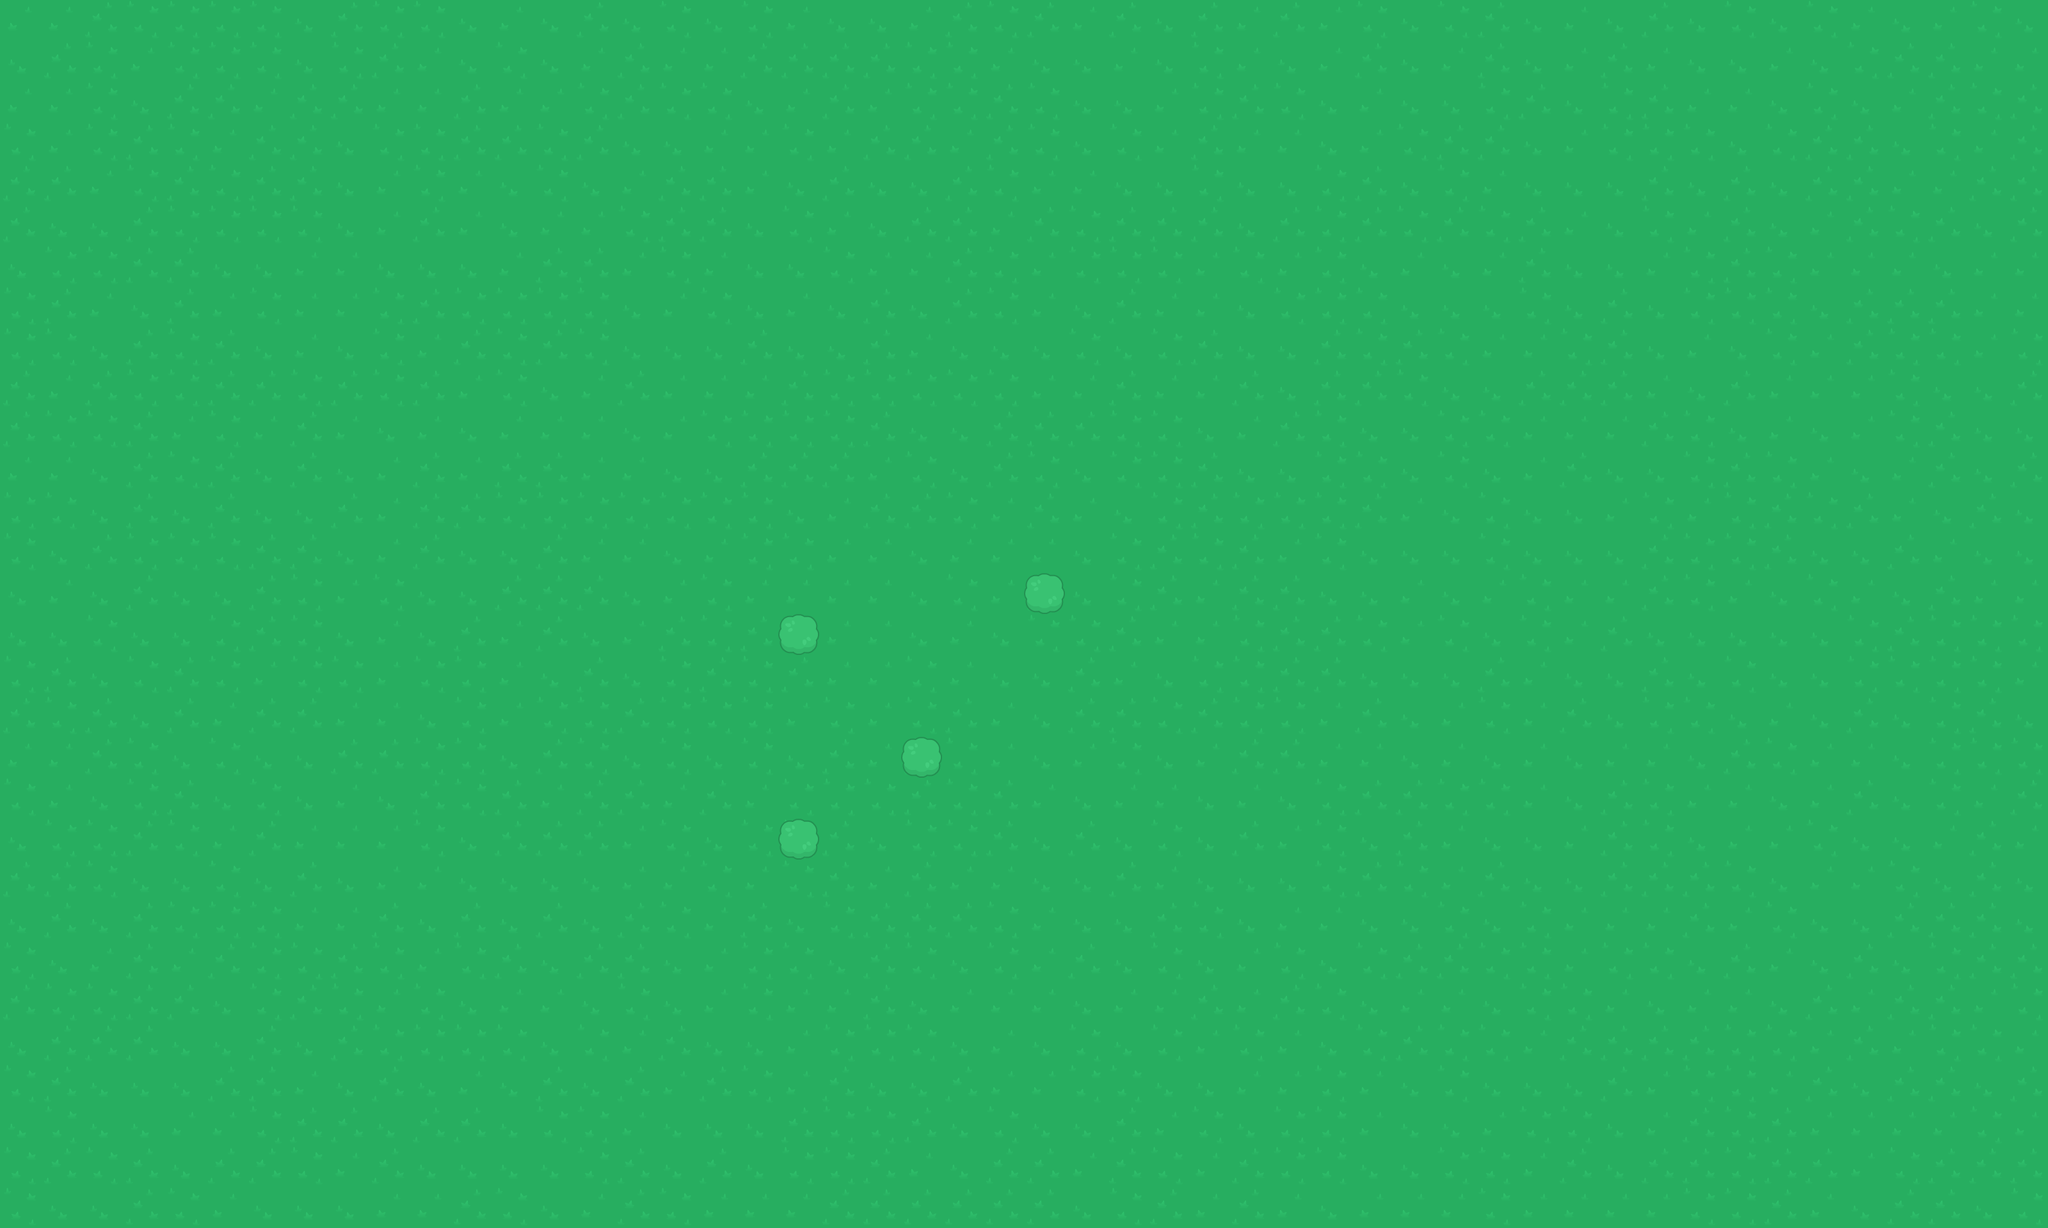

A level layout from a 2D game, rendered from its tile map. Below: a short description, then the map file with its tile-grid data intact:
An orthogonal 50x30 tile map with 64x64 px tiles, 2 tile layers (Ground, Trees).

<map version="1.8" tiledversion="1.8.2" orientation="orthogonal" renderorder="right-down" width="50" height="30" tilewidth="64" tileheight="64" infinite="0" nextlayerid="3" nextobjectid="1">
 <tileset firstgid="1" source="../img/kenney.tsx" />
 <layer id="1" name="Ground" width="50" height="30">
  <data encoding="csv">
3,3,1,2,2,2,2,4,1,2,2,4,3,4,1,4,2,4,2,3,4,4,3,1,2,1,3,1,4,1,3,1,3,2,4,2,1,4,3,4,1,4,2,4,2,3,4,3,2,4,
4,1,2,3,2,2,2,4,2,1,3,4,2,4,3,1,3,3,1,1,1,1,2,2,3,4,4,3,4,2,3,4,3,1,4,3,1,4,3,1,3,4,4,3,4,2,1,1,3,3,
3,3,2,4,1,1,3,1,1,3,3,1,3,3,2,1,2,2,4,3,1,3,2,2,1,2,4,4,3,2,1,2,4,3,4,4,2,1,4,2,1,3,3,4,2,4,3,1,2,1,
2,3,2,1,2,3,1,1,4,2,2,1,1,2,1,4,4,3,3,2,3,1,1,3,1,2,4,2,3,1,3,3,4,3,2,1,1,4,3,2,2,2,4,2,1,1,4,2,3,1,
1,1,3,2,1,2,1,1,4,3,2,3,4,2,4,3,1,1,3,4,1,4,4,1,2,3,3,4,4,2,4,4,2,1,4,2,3,4,4,4,1,4,1,4,1,1,3,3,1,1,
1,4,4,1,2,2,2,2,4,3,1,3,4,3,3,2,1,1,4,2,3,4,1,1,3,1,2,1,1,1,4,1,2,1,2,1,2,1,3,4,2,3,1,4,3,1,2,1,4,1,
4,2,2,1,1,4,4,3,3,4,4,4,3,1,1,3,2,3,4,4,2,3,3,1,2,3,2,2,2,3,2,3,2,4,3,4,3,1,4,4,3,2,1,2,3,3,3,4,3,3,
2,1,3,4,1,3,2,3,3,2,1,2,2,2,2,4,3,2,4,3,4,1,4,1,2,3,4,1,3,3,4,2,2,2,4,4,4,2,4,1,4,2,2,2,4,1,1,1,3,3,
2,2,4,1,2,1,4,3,4,2,3,1,2,1,2,4,4,4,1,4,4,1,3,4,4,4,2,4,2,1,4,4,1,2,1,2,3,3,2,1,4,3,4,2,3,1,2,2,3,2,
1,3,1,2,2,1,1,2,1,2,1,3,2,4,3,1,3,3,3,1,2,2,2,2,2,3,3,1,3,3,1,4,1,1,2,4,4,1,1,1,3,4,1,3,3,3,2,4,4,1,
1,2,2,1,3,2,3,1,3,4,3,4,3,3,3,4,3,2,2,2,2,1,4,4,1,1,1,2,2,4,3,1,2,4,4,2,2,3,3,3,1,2,4,3,4,3,2,1,4,4,
3,3,4,1,2,1,4,1,4,3,1,3,1,1,3,3,4,4,1,1,1,3,2,4,1,2,4,2,2,1,4,4,2,2,4,2,4,3,1,4,4,2,1,2,3,4,3,1,4,1,
2,2,4,1,4,1,4,4,1,3,1,1,2,2,2,2,2,2,2,4,3,1,1,2,3,1,3,4,2,1,2,2,2,1,3,4,2,4,4,3,2,3,2,1,2,1,3,4,1,4,
2,4,1,2,2,2,1,1,4,3,1,4,4,1,3,3,4,3,2,2,3,3,4,3,3,3,4,2,1,2,1,3,2,4,4,4,2,4,4,4,1,2,2,1,4,4,1,3,4,4,
4,3,4,1,4,4,1,2,3,2,4,4,1,1,1,4,3,2,3,3,3,3,4,2,3,1,4,2,1,3,1,1,4,4,3,4,3,2,3,3,1,2,3,4,2,3,4,1,3,3,
4,4,2,4,4,2,1,2,4,3,4,1,3,1,4,3,1,2,1,4,3,3,4,3,4,2,2,1,3,3,2,1,1,2,3,2,4,2,3,1,4,4,4,4,4,2,1,2,2,2,
2,1,4,2,1,2,3,2,2,3,2,2,3,4,1,4,2,1,2,1,3,3,2,3,4,4,1,3,4,2,2,1,1,4,4,4,1,3,4,4,1,4,2,4,4,2,2,2,2,3,
1,2,1,4,1,3,1,1,3,3,4,2,3,2,2,1,2,2,2,3,2,3,2,1,3,4,1,1,2,1,2,2,3,1,4,3,2,3,1,4,2,2,4,3,4,1,4,2,1,4,
3,3,1,2,4,2,4,4,1,1,2,2,4,1,2,4,2,4,2,4,1,3,1,2,3,4,3,2,4,3,1,1,3,3,4,3,4,3,4,3,3,4,1,2,3,3,4,2,2,2,
2,3,4,2,1,4,2,4,3,4,1,2,1,3,1,1,3,1,3,2,2,2,1,2,1,3,4,3,3,4,3,4,2,1,1,2,2,3,4,1,2,3,3,4,3,1,4,2,3,1,
4,2,2,1,2,3,1,3,3,3,2,4,1,1,1,3,2,4,2,2,1,4,2,2,1,4,1,4,2,4,1,3,2,4,1,3,4,4,3,1,2,4,3,3,2,4,4,3,1,3,
1,1,2,4,4,2,4,1,4,3,3,4,4,4,4,3,3,2,3,2,1,3,1,3,3,4,4,1,3,4,4,4,2,1,2,3,1,4,4,1,1,1,2,4,3,3,2,4,1,4,
4,1,4,1,2,2,2,3,3,1,4,1,4,1,4,1,2,3,1,4,2,1,1,1,2,3,4,4,1,2,4,3,3,4,4,2,4,2,3,3,3,1,3,2,4,4,1,1,1,4,
2,4,3,1,3,1,2,2,1,2,3,2,1,4,1,1,4,3,2,2,4,1,2,4,2,3,1,4,2,4,3,2,4,2,1,1,2,2,3,2,2,4,1,3,4,1,4,2,1,1,
1,2,2,1,1,4,2,1,2,3,2,4,3,3,4,2,4,3,2,3,3,1,4,3,3,3,4,3,3,1,3,1,2,4,3,3,4,2,2,3,4,3,3,4,1,3,1,1,3,2,
4,1,1,1,4,4,1,4,1,2,2,2,2,4,2,3,1,4,4,3,2,2,2,4,3,4,2,4,2,3,2,3,4,2,1,2,2,3,1,1,1,1,2,2,3,1,3,2,2,3,
2,1,4,4,4,1,1,3,4,1,4,3,4,1,4,1,3,1,2,3,1,4,4,1,3,3,2,2,4,4,3,3,2,3,4,2,4,4,4,1,3,2,2,3,1,4,1,1,4,1,
4,2,4,4,3,3,2,1,1,4,1,1,4,2,2,3,4,4,4,1,2,2,1,4,2,4,4,1,3,2,4,2,2,3,4,4,3,2,2,4,3,1,2,1,3,3,3,3,2,3,
2,1,2,1,4,1,1,2,3,1,4,4,4,4,2,1,4,1,4,2,2,1,3,4,1,1,3,1,2,3,1,2,2,4,4,2,2,3,1,4,1,1,2,1,1,3,2,1,1,1,
2,4,4,1,2,3,4,4,4,3,3,1,2,4,3,1,2,3,3,3,1,1,1,1,1,1,4,2,1,3,1,3,4,3,3,3,2,3,3,3,3,2,2,1,3,4,1,1,4,2
</data>
 </layer>
 <layer id="2" name="Trees" width="50" height="30">
  <data encoding="csv">
0,0,0,0,0,0,0,0,0,0,0,0,0,0,0,0,0,0,0,0,0,0,0,0,0,0,0,0,0,0,0,0,0,0,0,0,0,0,0,0,0,0,0,0,0,0,0,0,0,0,
0,0,0,0,0,0,0,0,0,0,0,0,0,0,0,0,0,0,0,0,0,0,0,0,0,0,0,0,0,0,0,0,0,0,0,0,0,0,0,0,0,0,0,0,0,0,0,0,0,0,
0,0,0,0,0,0,0,0,0,0,0,0,0,0,0,0,0,0,0,0,0,0,0,0,0,0,0,0,0,0,0,0,0,0,0,0,0,0,0,0,0,0,0,0,0,0,0,0,0,0,
0,0,0,0,0,0,0,0,0,0,0,0,0,0,0,0,0,0,0,0,0,0,0,0,0,0,0,0,0,0,0,0,0,0,0,0,0,0,0,0,0,0,0,0,0,0,0,0,0,0,
0,0,0,0,0,0,0,0,0,0,0,0,0,0,0,0,0,0,0,0,0,0,0,0,0,0,0,0,0,0,0,0,0,0,0,0,0,0,0,0,0,0,0,0,0,0,0,0,0,0,
0,0,0,0,0,0,0,0,0,0,0,0,0,0,0,0,0,0,0,0,0,0,0,0,0,0,0,0,0,0,0,0,0,0,0,0,0,0,0,0,0,0,0,0,0,0,0,0,0,0,
0,0,0,0,0,0,0,0,0,0,0,0,0,0,0,0,0,0,0,0,0,0,0,0,0,0,0,0,0,0,0,0,0,0,0,0,0,0,0,0,0,0,0,0,0,0,0,0,0,0,
0,0,0,0,0,0,0,0,0,0,0,0,0,0,0,0,0,0,0,0,0,0,0,0,0,0,0,0,0,0,0,0,0,0,0,0,0,0,0,0,0,0,0,0,0,0,0,0,0,0,
0,0,0,0,0,0,0,0,0,0,0,0,0,0,0,0,0,0,0,0,0,0,0,0,0,0,0,0,0,0,0,0,0,0,0,0,0,0,0,0,0,0,0,0,0,0,0,0,0,0,
0,0,0,0,0,0,0,0,0,0,0,0,0,0,0,0,0,0,0,0,0,0,0,0,0,0,0,0,0,0,0,0,0,0,0,0,0,0,0,0,0,0,0,0,0,0,0,0,0,0,
0,0,0,0,0,0,0,0,0,0,0,0,0,0,0,0,0,0,0,0,0,0,0,0,0,0,0,0,0,0,0,0,0,0,0,0,0,0,0,0,0,0,0,0,0,0,0,0,0,0,
0,0,0,0,0,0,0,0,0,0,0,0,0,0,0,0,0,0,0,0,0,0,0,0,0,0,0,0,0,0,0,0,0,0,0,0,0,0,0,0,0,0,0,0,0,0,0,0,0,0,
0,0,0,0,0,0,0,0,0,0,0,0,0,0,0,0,0,0,0,0,0,0,0,0,0,0,0,0,0,0,0,0,0,0,0,0,0,0,0,0,0,0,0,0,0,0,0,0,0,0,
0,0,0,0,0,0,0,0,0,0,0,0,0,0,0,0,0,0,0,0,0,0,0,0,0,0,0,0,0,0,0,0,0,0,0,0,0,0,0,0,0,0,0,0,0,0,0,0,0,0,
0,0,0,0,0,0,0,0,0,0,0,0,0,0,0,0,0,0,0,0,0,0,0,0,0,183,0,0,0,0,0,0,0,0,0,0,0,0,0,0,0,0,0,0,0,0,0,0,0,0,
0,0,0,0,0,0,0,0,0,0,0,0,0,0,0,0,0,0,0,183,0,0,0,0,0,0,0,0,0,0,0,0,0,0,0,0,0,0,0,0,0,0,0,0,0,0,0,0,0,0,
0,0,0,0,0,0,0,0,0,0,0,0,0,0,0,0,0,0,0,0,0,0,0,0,0,0,0,0,0,0,0,0,0,0,0,0,0,0,0,0,0,0,0,0,0,0,0,0,0,0,
0,0,0,0,0,0,0,0,0,0,0,0,0,0,0,0,0,0,0,0,0,0,0,0,0,0,0,0,0,0,0,0,0,0,0,0,0,0,0,0,0,0,0,0,0,0,0,0,0,0,
0,0,0,0,0,0,0,0,0,0,0,0,0,0,0,0,0,0,0,0,0,0,183,0,0,0,0,0,0,0,0,0,0,0,0,0,0,0,0,0,0,0,0,0,0,0,0,0,0,0,
0,0,0,0,0,0,0,0,0,0,0,0,0,0,0,0,0,0,0,0,0,0,0,0,0,0,0,0,0,0,0,0,0,0,0,0,0,0,0,0,0,0,0,0,0,0,0,0,0,0,
0,0,0,0,0,0,0,0,0,0,0,0,0,0,0,0,0,0,0,183,0,0,0,0,0,0,0,0,0,0,0,0,0,0,0,0,0,0,0,0,0,0,0,0,0,0,0,0,0,0,
0,0,0,0,0,0,0,0,0,0,0,0,0,0,0,0,0,0,0,0,0,0,0,0,0,0,0,0,0,0,0,0,0,0,0,0,0,0,0,0,0,0,0,0,0,0,0,0,0,0,
0,0,0,0,0,0,0,0,0,0,0,0,0,0,0,0,0,0,0,0,0,0,0,0,0,0,0,0,0,0,0,0,0,0,0,0,0,0,0,0,0,0,0,0,0,0,0,0,0,0,
0,0,0,0,0,0,0,0,0,0,0,0,0,0,0,0,0,0,0,0,0,0,0,0,0,0,0,0,0,0,0,0,0,0,0,0,0,0,0,0,0,0,0,0,0,0,0,0,0,0,
0,0,0,0,0,0,0,0,0,0,0,0,0,0,0,0,0,0,0,0,0,0,0,0,0,0,0,0,0,0,0,0,0,0,0,0,0,0,0,0,0,0,0,0,0,0,0,0,0,0,
0,0,0,0,0,0,0,0,0,0,0,0,0,0,0,0,0,0,0,0,0,0,0,0,0,0,0,0,0,0,0,0,0,0,0,0,0,0,0,0,0,0,0,0,0,0,0,0,0,0,
0,0,0,0,0,0,0,0,0,0,0,0,0,0,0,0,0,0,0,0,0,0,0,0,0,0,0,0,0,0,0,0,0,0,0,0,0,0,0,0,0,0,0,0,0,0,0,0,0,0,
0,0,0,0,0,0,0,0,0,0,0,0,0,0,0,0,0,0,0,0,0,0,0,0,0,0,0,0,0,0,0,0,0,0,0,0,0,0,0,0,0,0,0,0,0,0,0,0,0,0,
0,0,0,0,0,0,0,0,0,0,0,0,0,0,0,0,0,0,0,0,0,0,0,0,0,0,0,0,0,0,0,0,0,0,0,0,0,0,0,0,0,0,0,0,0,0,0,0,0,0,
0,0,0,0,0,0,0,0,0,0,0,0,0,0,0,0,0,0,0,0,0,0,0,0,0,0,0,0,0,0,0,0,0,0,0,0,0,0,0,0,0,0,0,0,0,0,0,0,0,0
</data>
 </layer>
</map>
